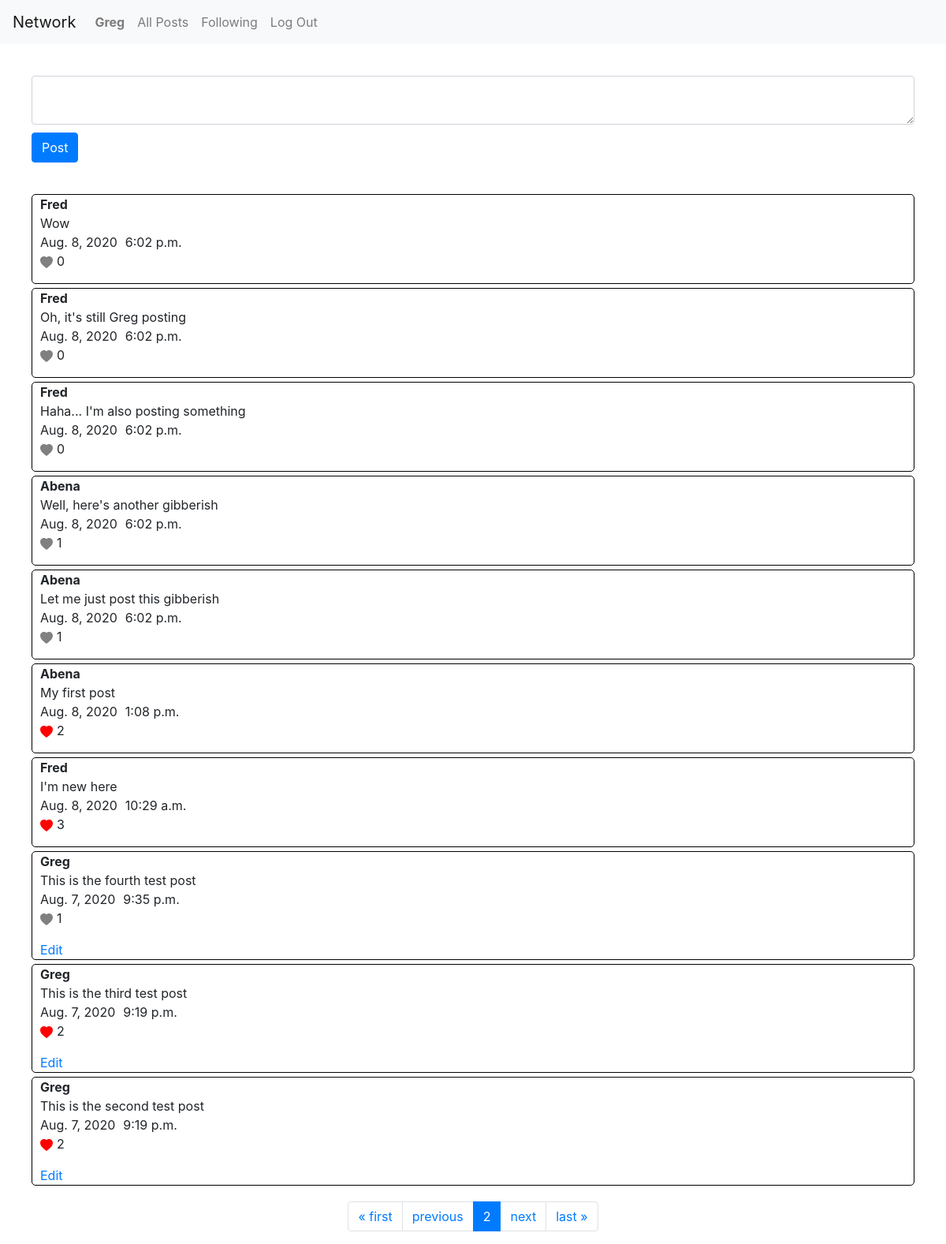
/?page=2 (signed in), run on the app's committed database.
### network/models.py (models this page shows, shortened)
class User(AbstractUser):
    pass

class Post(models.Model):
    user = models.ForeignKey(User, on_delete=models.CASCADE)
    post = models.CharField(max_length=1000)
    date = models.DateField()
    time = models.TimeField()

### network/views.py (the view)
# urls.py: path("", views.index, name="index"),
def index(request):
    if request.method == "POST":
        post = request.POST["post"]
        user = request.user
        Post.objects.create(user=user, post=post, date=d, time=t)
    if request.user.is_authenticated:
        post = Post.objects.all().order_by('-id')
        paginator = Paginator(post, 10)
        page_number = request.GET.get('page')
        post = paginator.get_page(page_number)
        return render(request, "network/index.html", {
            "post":post
        })
    else:
        return HttpResponseRedirect(reverse('login'))

### network/templatetags/custom_template_tags.py (called while the page is built)
@register.simple_tag
def post_liker(a, args):
    if args.likes.filter(user=a).exists():
        exists = True
    else:
        exists = False
    return exists

### network/templates/network/index.html (shortened to what this page needs)
{% extends "network/layout.html" %}
{% load custom_template_tags %}
{% block body %}
    <form id="form-group" class="form-group" action="{% url 'index' %}" method="POST">
        <textarea class="form-control" id="compose-area" name="post"></textarea>
        <button class="btn btn-primary">Post</button>
    </form>
    <div class="post-main">
        {% for i in post %}
            <div class="post-container">
                <div class="title-post">
                    <div class="title">{{ i.user|title }}</div>
                    <div class="post"> {{ i.post }} </div>
                </div>
                <div class="date-time">
                    <div class="date">{{ i.date }} </div>
                    <div class="time"> {{ i.time }} </div>
                </div>
                <div class="like">
                    <a class="like-link" id="like-{{ i.id }}" data-id="{{ i.id }}">
                        {% post_liker request.user i as likee %}
                        {% if likee == False %}
                        <svg id="b-{{ i.id }}" class="like-btn" width="1em" height="1em" viewBox="0 0 16 16" class="bi bi-heart-fill" fill="grey" xmlns="http://www.w3.org/2000/svg">
                            <path fill-rule="evenodd" d="M8 1.314C12.438-3.248 23.534 4.735 8 15-7.534 4.736 3.562-3.248 8 1.314z"/>
                        </svg>
                        {% else %}
                        <svg id="b-{{ i.id }}" class="like-btn" width="1em" height="1em" viewBox="0 0 16 16" class="bi bi-heart-fill" fill="red" xmlns="http://www.w3.org/2000/svg">
                            <path fill-rule="evenodd" d="M8 1.314C12.438-3.248 23.534 4.735 8 15-7.534 4.736 3.562-3.248 8 1.314z"/>
                        </svg>
                        {% endif %}
                    </a>
                    <p id="num-likes-{{ i.id }}" class="num-likes"> {{ i.likes.count}} </p>
                </div>
                <div class="edit">
                    {% if i.user == request.user %}
                        <a href="edit/{{ i.id }}">Edit</a>
                    {% endif %}
                </div>
            </div>
        {% endfor %}
    </div>
    <nav class="page-nav" aria-label="Page navigation example">
        <ul class="pagination">
            {% if post.has_previous %}
                <li class="page-item"><a class="page-link" href="?page=1">&laquo; first</a></li>
                <li class="page-item"><a class="page-link" href="?page={{ post.previous_page_number }}">previous</a></li>
            {% endif %}
                <li class="page-item active" aria-current="page">
                    <a class="page-link" href="?page={{ post.number }}">{{ post.number }} <span class="sr-only">(current)</span></a>
                </li>
            {% if post.has_next %}
                <li class="page-item"><a class="page-link" href="?page={{ post.next_page_number }}">next</a></li>
                <li class="page-item"><a class="page-link" href="?page={{ post.paginator.num_pages }}">last &raquo;</a></li>
            {% endif %}
        </ul>
    </nav>
{% endblock %}

### network/templates/network/layout.html (shortened to what this page needs)
{% load static %}
<!DOCTYPE html>
<html lang="en">
    <head>
        <link rel="stylesheet" href="https://stackpath.bootstrapcdn.com/bootstrap/4.4.1/css/bootstrap.min.css">
        <link href="{% static 'network/styles.css' %}" rel="stylesheet">
    </head>
    <body>
        <nav class="navbar navbar-expand-lg navbar-light bg-light">
            <a class="navbar-brand" href="{% url 'index' %}">Network</a>
            <div>
              <ul class="navbar-nav mr-auto">
                {% if user.is_authenticated %}
                    <li class="nav-item">
                        <a class="nav-link" href="{% url 'profile' %}"><strong>{{ user.username|title }}</strong></a>
                    </li>
                {% endif %}
                <li class="nav-item">
                  <a class="nav-link" href="{% url 'index' %}">All Posts</a>
                </li>
                {% if user.is_authenticated %}
                    <li class="nav-item">
                        <a class="nav-link" href="{% url 'following' %}">Following</a>
                    </li>
                    <li class="nav-item">
                        <a class="nav-link" href="{% url 'logout' %}">Log Out</a>
                    </li>
                {% endif %}
              </ul>
            </div>
          </nav>
        <div class="body">
            {% block body %}
            {% endblock %}
        </div>
    </body>
</html>

### network/static/network/styles.css (style rules this page uses)
#form-group { margin: 40px; }
#form-group .form-control { margin-bottom: 10px; }
.post-container { border: 1px solid black; margin-left: 40px; margin-right: 40px; margin-top: 5px; margin-bottom: 5px; border-radius: 5px; }
.post-container .title-post { margin-left: 10px; }
.post-container .title-post .title { font-weight: bold; }
.post-container .date-time { margin-left: 10px; display: flex; }
.post-container .date-time .date { margin-right: 10px; }
.post-container .like { margin-left: 10px; display: flex; }
.post-container .like .like-btn { margin-right: 5px; }
.post-container .edit { margin-left: 10px; }
.page-nav { display: flex; justify-content: center; margin-top: 20px; }

### data on the page
User: username "Greg"
Post: user "Fred", post "Wow", date "Aug. 8, 2020", time "6:02 p.m.", likes.count "0"
Post: user "Fred", post "Oh, it's still Greg posting", date "Aug. 8, 2020", time "6:02 p.m.", likes.count "0"
Post: user "Fred", post "Haha... I'm also posting something", date "Aug. 8, 2020", time "6:02 p.m.", likes.count "0"
Post: user "Abena", post "Well, here's another gibberish", date "Aug. 8, 2020", time "6:02 p.m.", likes.count "1"
Post: user "Abena", post "Let me just post this gibberish", date "Aug. 8, 2020", time "6:02 p.m.", likes.count "1"
Post: user "Abena", post "My first post", date "Aug. 8, 2020", time "1:08 p.m.", likes.count "2"
Post: user "Fred", post "I'm new here", date "Aug. 8, 2020", time "10:29 a.m.", likes.count "3"
Post: user "Greg", post "This is the fourth test post", date "Aug. 7, 2020", time "9:35 p.m.", likes.count "1"
Post: user "Greg", post "This is the third test post", date "Aug. 7, 2020", time "9:19 p.m.", likes.count "2"
Post: user "Greg", post "This is the second test post", date "Aug. 7, 2020", time "9:19 p.m.", likes.count "2"

### other printed values
{{ post.number }} "2"
